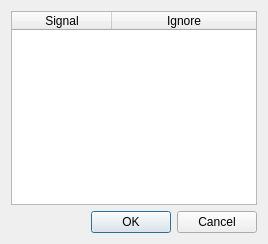
<?xml version="1.0" encoding="UTF-8"?>
<ui version="4.0">
 <class>Dialog</class>
 <widget class="QDialog" name="Dialog">
  <property name="geometry">
   <rect>
    <x>0</x>
    <y>0</y>
    <width>268</width>
    <height>244</height>
   </rect>
  </property>
  <property name="windowTitle">
   <string>Handle Signals</string>
  </property>
  <layout class="QGridLayout" name="gridLayout">
   <item row="0" column="0">
    <widget class="QTableWidget" name="tableWidget_Signals">
     <property name="editTriggers">
      <set>QAbstractItemView::NoEditTriggers</set>
     </property>
     <property name="selectionMode">
      <enum>QAbstractItemView::SingleSelection</enum>
     </property>
     <property name="selectionBehavior">
      <enum>QAbstractItemView::SelectRows</enum>
     </property>
     <attribute name="horizontalHeaderStretchLastSection">
      <bool>true</bool>
     </attribute>
     <attribute name="verticalHeaderVisible">
      <bool>false</bool>
     </attribute>
     <attribute name="verticalHeaderMinimumSectionSize">
      <number>16</number>
     </attribute>
     <attribute name="verticalHeaderDefaultSectionSize">
      <number>16</number>
     </attribute>
     <column>
      <property name="text">
       <string>Signal</string>
      </property>
     </column>
     <column>
      <property name="text">
       <string>Ignore</string>
      </property>
     </column>
    </widget>
   </item>
   <item row="1" column="0">
    <widget class="QDialogButtonBox" name="buttonBox">
     <property name="orientation">
      <enum>Qt::Horizontal</enum>
     </property>
     <property name="standardButtons">
      <set>QDialogButtonBox::Cancel|QDialogButtonBox::Ok</set>
     </property>
    </widget>
   </item>
  </layout>
 </widget>
 <resources/>
 <connections>
  <connection>
   <sender>buttonBox</sender>
   <signal>rejected()</signal>
   <receiver>Dialog</receiver>
   <slot>reject()</slot>
   <hints>
    <hint type="sourcelabel">
     <x>316</x>
     <y>260</y>
    </hint>
    <hint type="destinationlabel">
     <x>286</x>
     <y>274</y>
    </hint>
   </hints>
  </connection>
  <connection>
   <sender>buttonBox</sender>
   <signal>accepted()</signal>
   <receiver>Dialog</receiver>
   <slot>accept()</slot>
   <hints>
    <hint type="sourcelabel">
     <x>248</x>
     <y>254</y>
    </hint>
    <hint type="destinationlabel">
     <x>157</x>
     <y>274</y>
    </hint>
   </hints>
  </connection>
 </connections>
</ui>
